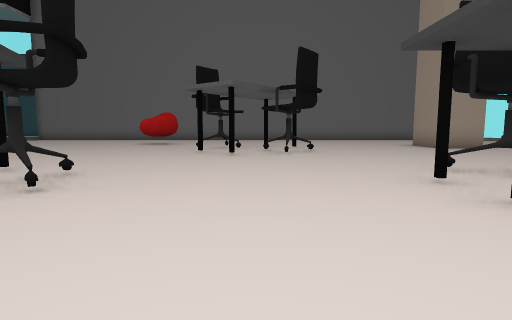
[1] (above)

19 first-person views from a walk through a scene from a Unity 3-D project. The camera is 1.3 m above the floor, tilts 6° down and sees 80° across. The floor is counted in squares, 2 m on a side. Each view is taken from the middle of a square. On the plan, view 1 faces up. The plan holds only what a view shows up to about 10 squares ahead; the rest is blank. The place goes on beyond the plan. The player character is not drawn.

[2]
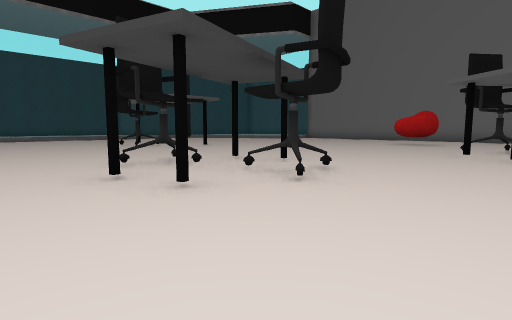

[3]
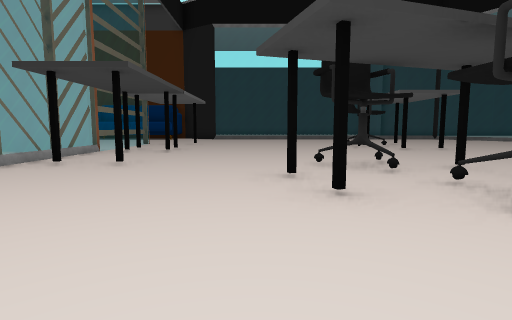

[4]
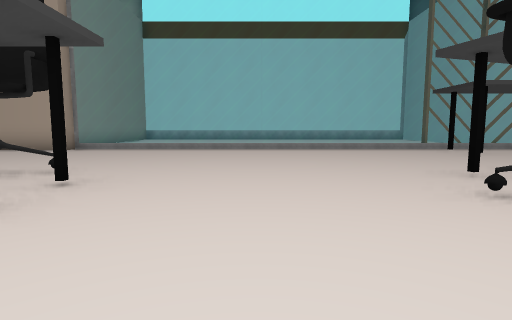

[5]
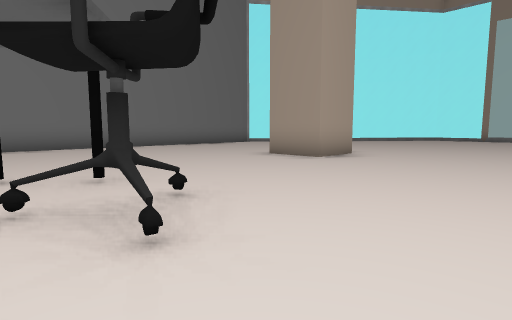

[6]
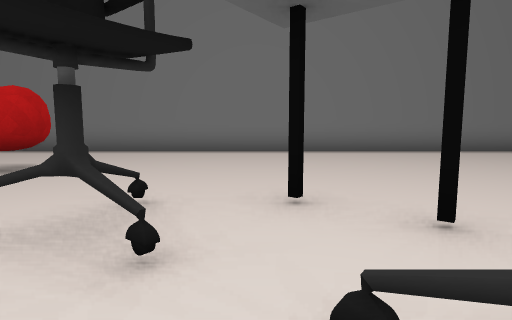

[7]
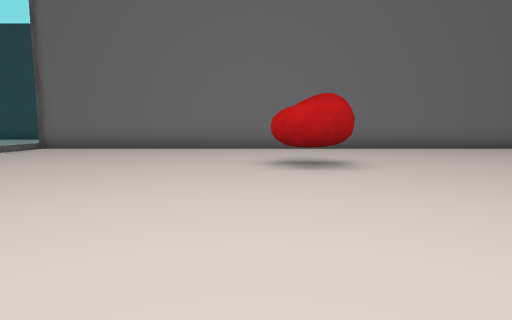

[8]
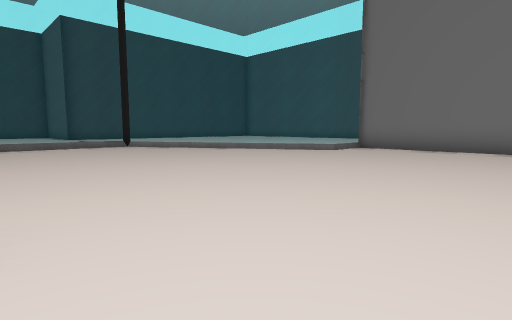

[9]
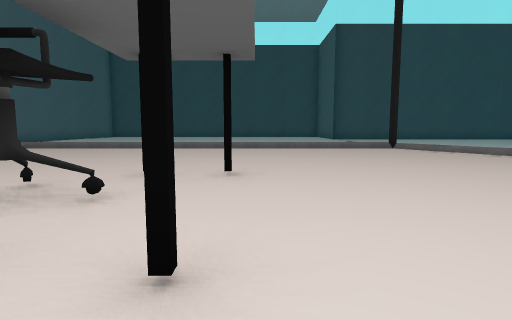

[10]
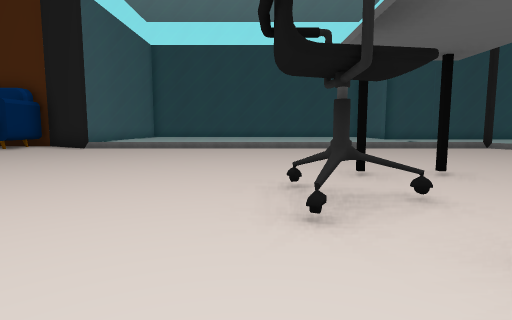

[11]
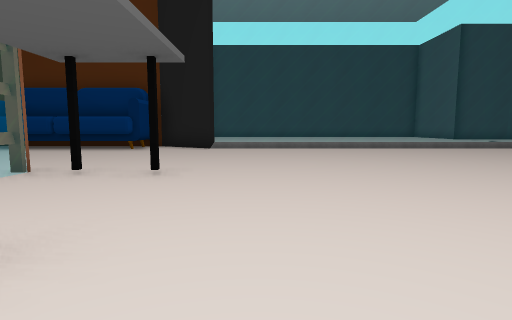

[12]
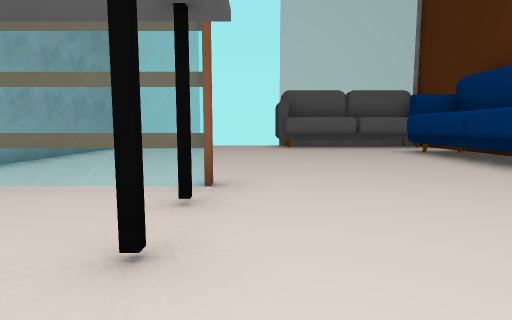

[13]
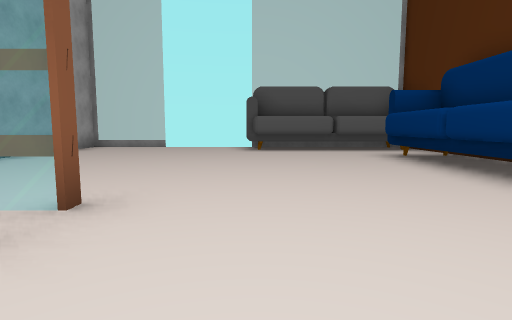

[14]
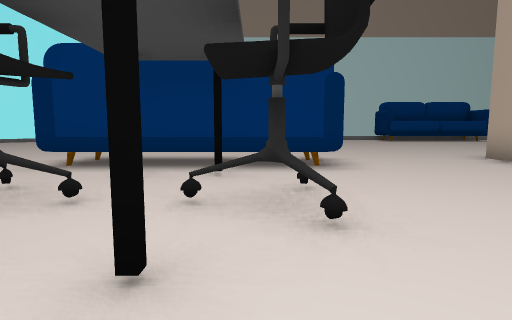

[15]
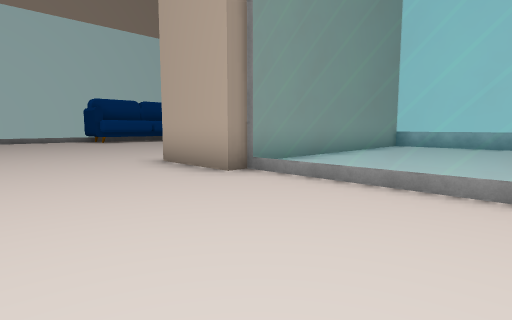

[16]
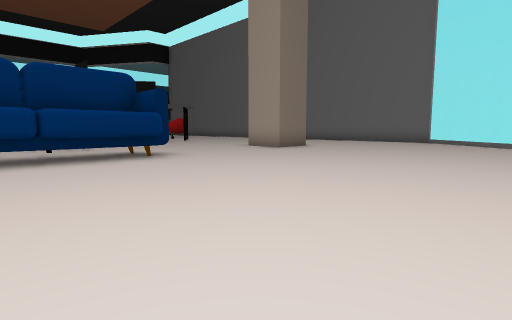

[17]
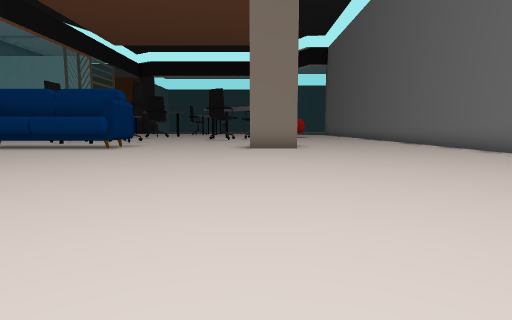

[18]
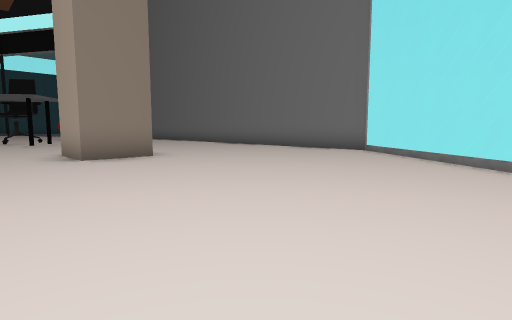

[19]
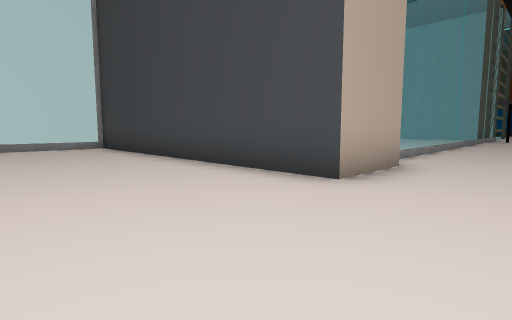

### Floor plan
Key: @ floor where view 1 was taken; # wall or solid block; . floor; = window, fence, low wall or low ledge; C chair; S sofa; T thing the floor can be seen under or through; O other object.
Columns run from 19 left of view 1 to 17 right of it. Each row starts with its distance up from view 1.
 17        ########################
 16        =......................=#
 15       ==.......................=#
 14      =..........................=
 13    ==..........S..................
 12   =............S...................
 11  =.................#.....##.........
 10  =................C.#....##..........
  9  =..................................
  8  =................#.C..............
  7  =.....O..O.......................
  6  =................................
  5  =......C.............C..TT.......
  4  =............##C....O.COTT.......
  3  =............C.CC.......TT.......
  2  =............C##.....CC.TT.......
  1  =.......................TT..
  0  =.................@..........
 -1  =................................
 -2  #................................
 -3  ......O==O..............##......
 -4  ##.......#==============##.....
 -5   #........#         ....##....
 -6   #........#          ...##....
 -7   #........#          ...##...
 -8 ###........#          ...##...
 -9  ..........#          ...##...
-10  #####.....#          ...##...
-11       .....#          #####...

Positions as (right, up) in squares from view 1, and headings:
1: (0, 0), facing up
2: (0, 0), facing up-left
3: (0, 1), facing left
4: (0, 6), facing down
5: (0, 6), facing up-right
6: (0, 8), facing up
7: (-5, 7), facing up
8: (-7, 7), facing up-left
9: (-8, 7), facing left
10: (-8, 4), facing left
11: (-8, 0), facing left
12: (-13, 0), facing down
13: (-14, -1), facing down
14: (1, 2), facing right
15: (2, 0), facing down-right
16: (14, 2), facing up-left
17: (17, 10), facing left
18: (14, 8), facing up-left
19: (11, -1), facing down-left
